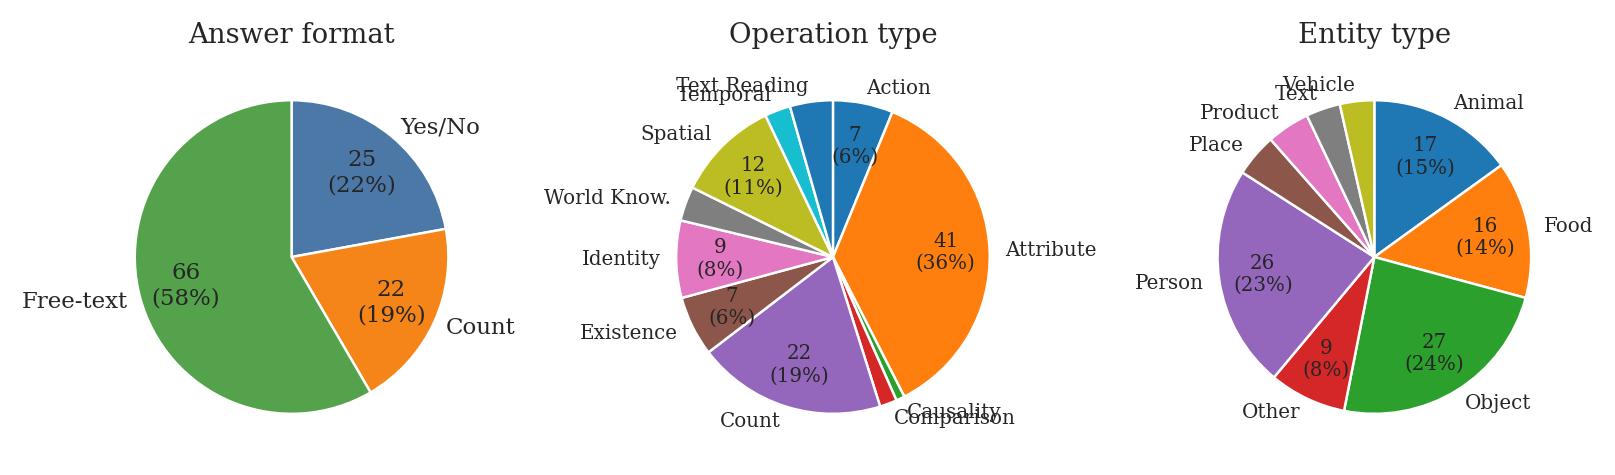

Write the Python code that produced this figure.
from __future__ import annotations

import shutil
import sys
from pathlib import Path

import matplotlib.pyplot as plt

ROOT = Path(__file__).resolve().parents[2]
sys.path.insert(0, str(ROOT / "notebooks"))

from helpers import sample_composition_tables  # noqa: E402

OUT_DIR = ROOT / "figures" / "sample_composition"
LATEX_DIR = ROOT / "latex" / "AAAI2026" / "LaTeX" / "figures" / "sample_composition"
OUT_DIR.mkdir(parents=True, exist_ok=True)
LATEX_DIR.mkdir(parents=True, exist_ok=True)

plt.style.use("seaborn-v0_8-whitegrid")
plt.rcParams.update({
    "font.family": "serif",
    "font.serif": ["Times New Roman", "Times", "DejaVu Serif"],
    "axes.titlesize": 9,
    "font.size": 8,
})


def autopct_counts(values):
    total = sum(values)

    def _fmt(pct):
        count = int(round(pct * total / 100.0))
        return f"{count}\n({pct:.0f}%)" if pct >= 6 else ""

    return _fmt


def draw():
    overall, by_op, by_ent = sample_composition_tables()

    fig, axes = plt.subplots(1, 3, figsize=(7.4, 2.5))

    # Overall answer format
    vals = [int(overall.iloc[0]["Yes/No"]), int(overall.iloc[0]["Count"]), int(overall.iloc[0]["Free-text"])]
    labels = ["Yes/No", "Count", "Free-text"]
    colors = ["#4C78A8", "#F58518", "#54A24B"]
    axes[0].pie(
        vals,
        labels=labels,
        colors=colors,
        startangle=90,
        counterclock=False,
        autopct=autopct_counts(vals),
        pctdistance=0.70,
        labeldistance=1.08,
        wedgeprops={"linewidth": 0.8, "edgecolor": "white"},
        textprops={"fontsize": 7.5},
    )
    axes[0].set_title("Answer format")

    # Operation
    op_vals = by_op["Total"].astype(int).tolist()
    op_labels = by_op["Group"].tolist()
    axes[1].pie(
        op_vals,
        labels=op_labels,
        startangle=90,
        counterclock=False,
        autopct=autopct_counts(op_vals),
        pctdistance=0.72,
        labeldistance=1.10,
        wedgeprops={"linewidth": 0.8, "edgecolor": "white"},
        textprops={"fontsize": 6.5},
    )
    axes[1].set_title("Operation type")

    # Entity
    ent_vals = by_ent["Total"].astype(int).tolist()
    ent_labels = by_ent["Group"].tolist()
    axes[2].pie(
        ent_vals,
        labels=ent_labels,
        startangle=90,
        counterclock=False,
        autopct=autopct_counts(ent_vals),
        pctdistance=0.72,
        labeldistance=1.10,
        wedgeprops={"linewidth": 0.8, "edgecolor": "white"},
        textprops={"fontsize": 6.5},
    )
    axes[2].set_title("Entity type")

    fig.tight_layout(w_pad=1.0)
    out = OUT_DIR / "sample_q113_composition_pies.png"
    fig.savefig(out, dpi=220, bbox_inches="tight")
    shutil.copy2(out, LATEX_DIR / out.name)
    plt.close(fig)
    print(out)


if __name__ == "__main__":
    draw()
